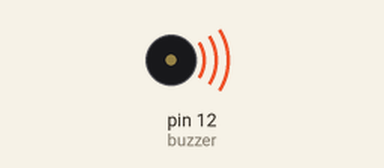
A sketch run on a simulated Arduino Uno, built with avr-gcc and run on an emulated ATmega328P. Parts: buzzer (waves = sounding).

Above: at 0.1 s.
Timing chart, 0 to 40.0 s (numbered marks = the images above):
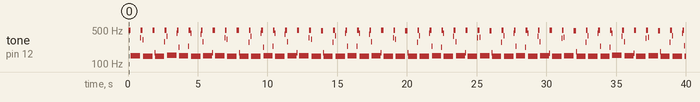

Measured:
- by itself, tone on pin 12 (buzzer): plays 496 Hz for 0.16 s, 148 Hz for 0.68 s, 345 Hz for 0.04 s, 496 Hz for 0.12 s, 314 Hz for 0.04 s, 143 Hz for 0.68 s … (173 notes in this stretch)

The sketch:

active.ino
```cpp
//This code will make the buzzer sound
//https://www.makerlab-electronics.com/
/***********************************/
int buzzer = 12;//the pin of the active buzzer
void setup()
{
 pinMode(buzzer,OUTPUT);//initialize the buzzer pin as an output
}
void loop()
{
 unsigned char i; //define a variable
 while(1)
 {
   //output an frequency
   for(i=0;i<80;i++)
   {
    digitalWrite(buzzer,HIGH);
    delay(1);//wait for 1ms
    digitalWrite(buzzer,LOW);
    delay(1);//wait for 1ms
    }
    //output another frequency
     for(i=0;i<100;i++)
      {
        digitalWrite(buzzer,HIGH);
        delay(5);//wait for 5ms
        digitalWrite(buzzer,LOW);
        delay(2);//wait for 2ms
      }
  }
}
/****************************************/
```
